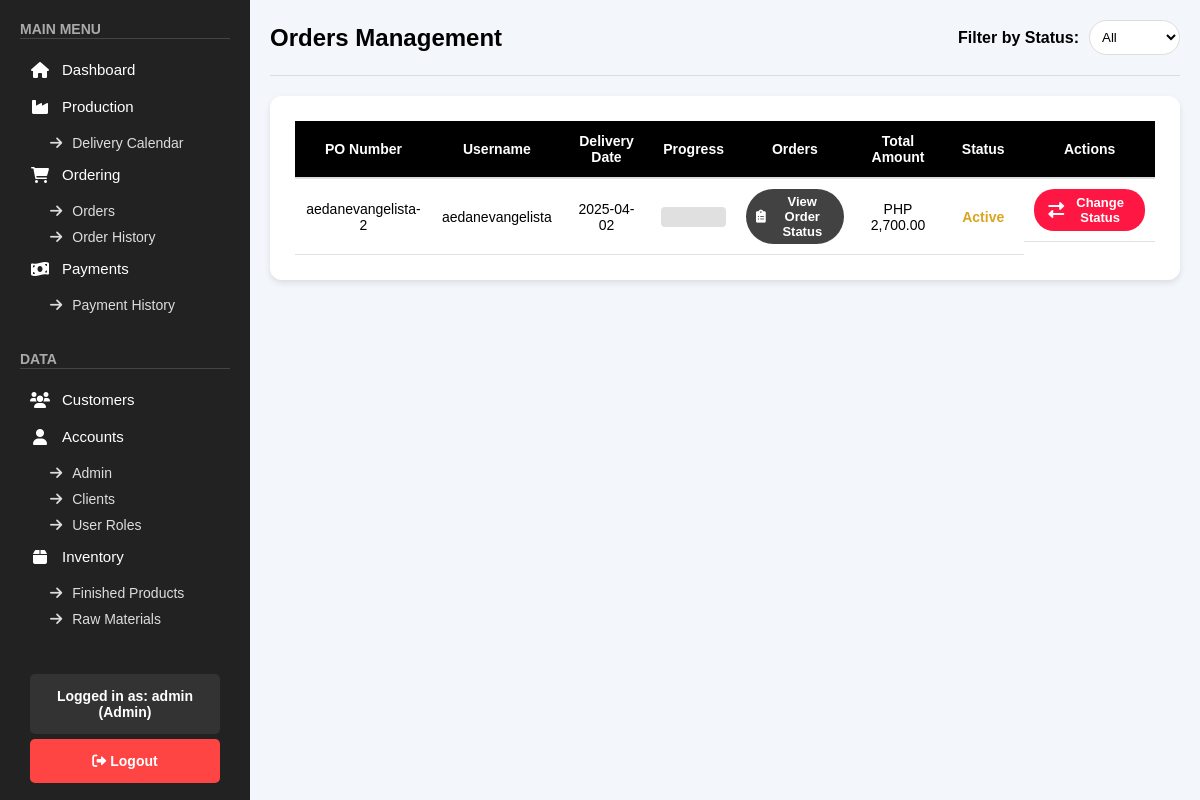
The page /public/pages/orders.php (signed in) on the database as committed earlier.
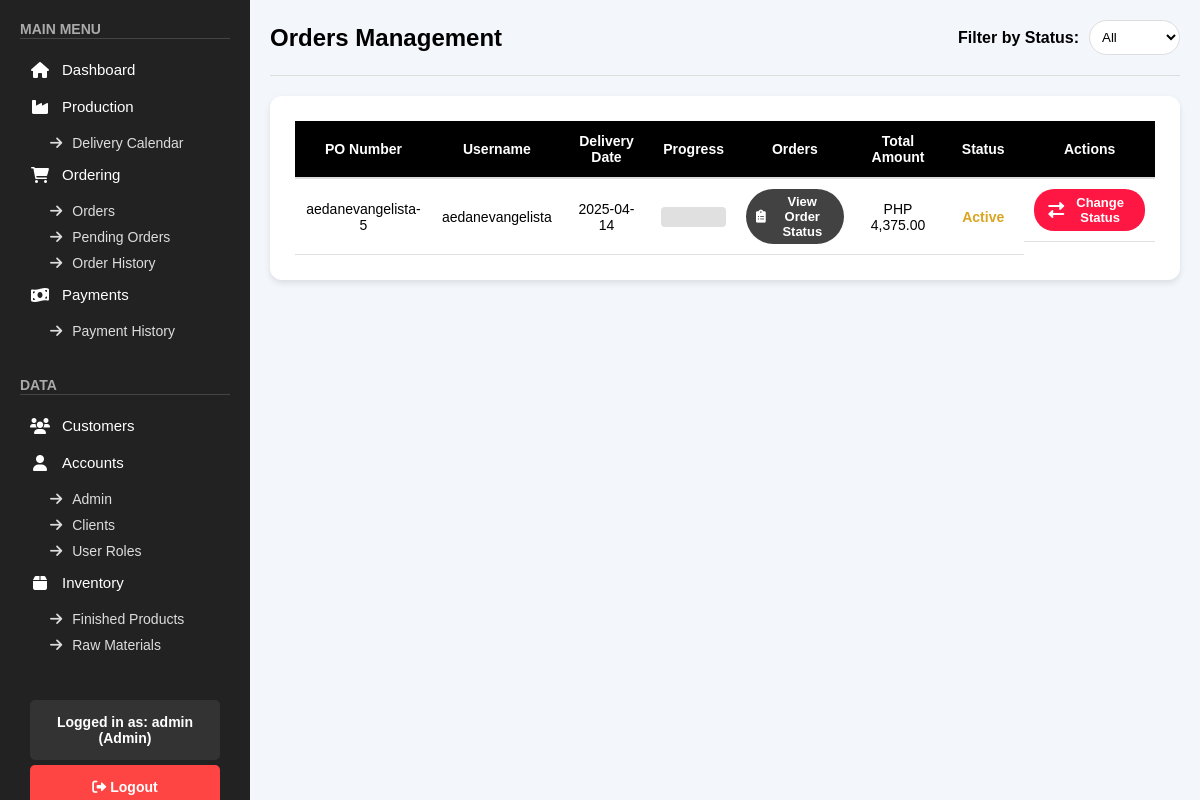
The same page on the database as committed later.
### tables this page shows
CREATE TABLE `orders` (
  `id` int(11) NOT NULL,
  `po_number` varchar(255) NOT NULL,
  `username` varchar(255) NOT NULL,
  `order_date` date NOT NULL,
  `delivery_date` date NOT NULL,
  `delivery_address` varchar(255) DEFAULT NULL,
  `orders` longtext DEFAULT NULL CHECK (json_valid(`orders`)),
  `total_amount` decimal(10,2) NOT NULL,
  `status` enum('Pending','Active','Rejected','Completed') NOT NULL DEFAULT 'Pending',
  `contact_number` varchar(20) DEFAULT NULL,
  `special_instructions` text DEFAULT NULL,
  `payment_method` varchar(50) DEFAULT NULL,
  `subtotal` decimal(10,2) DEFAULT 0.00,
  `delivery_fee` decimal(10,2) DEFAULT 0.00,
  `progress` int(11) DEFAULT 0,
  `completed_items` longtext DEFAULT NULL
);

### public/pages/orders.php (the view, shortened to what the changed rows need)
<?php
include "../../backend/check_role.php";
$orders = [];
$sql = "SELECT po_number, username, order_date, delivery_date, delivery_address, orders, total_amount, status, progress FROM orders WHERE status IN ('Active', 'Rejected')";
$sql .= " ORDER BY
          CASE
              WHEN status = 'Active' THEN 1
              WHEN status = 'Rejected' THEN 2
              ELSE 3
          END,
          delivery_date ASC";
$stmt = $conn->prepare($sql);
$stmt->execute();
$result = $stmt->get_result();
if ($result && $result->num_rows > 0) {
    while ($row = $result->fetch_assoc()) {
        $orders[] = $row;
    }
}
?>
<!DOCTYPE html>
<html lang="en">
<head>
    <link rel="stylesheet" href="/css/orders.css">
    <link rel="stylesheet" href="/css/sidebar.css">
    <link rel="stylesheet" href="/css/toast.css">
    <link rel="stylesheet" href="https://cdnjs.cloudflare.com/ajax/libs/font-awesome/6.0.0/css/all.min.css">
    <link rel="stylesheet" href="https://code.jquery.com/ui/1.12.1/themes/base/jquery-ui.css">
</head>
<body>
    <?php include '../sidebar.php'; ?>
    <div class="main-content">
        <div class="orders-header">
            <h1>Orders Management</h1>
        </div>
        <div class="orders-table-container">
            <table class="orders-table">
                <thead>
                    <tr>
                        <th>PO Number</th>
                        <th>Username</th>
                        <th>Delivery Date</th>
                        <th>Progress</th>
                        <th>Orders</th>
                        <th>Total Amount</th>
                        <th>Status</th>
                        <th>Actions</th>
                    </tr>
                </thead>
                <tbody>
                    <?php if (count($orders) > 0): ?>
                        <?php foreach ($orders as $order): ?>
                            <tr>
                                <td><?= htmlspecialchars($order['po_number']) ?></td>
                                <td><?= htmlspecialchars($order['username']) ?></td>
                                <td><?= htmlspecialchars($order['delivery_date']) ?></td>
                                <td>
                                    <div class="progress-bar-container">
                                    </div>
                                </td>
                                <td>
                                    <button class="view-orders-btn" onclick="viewOrderDetails('<?= htmlspecialchars($order['po_number']) ?>')">
                                        <i class="fas fa-clipboard-list"></i>
                                        View Order Status
                                    </button>
                                </td>
                                <td>PHP <?= htmlspecialchars(number_format($order['total_amount'], 2)) ?></td>
                                <td>
                                    <?php
                                    $statusClass = '';
                                    switch($order['status']) {
                                        case 'Active':
                                            $statusClass = 'status-active';
                                            break;
                                    }
                                    ?>
                                    <span class="status-badge <?= $statusClass ?>"><?= htmlspecialchars($order['status']) ?></span>
                                </td>
                                <td class="action-buttons">
                                    <button class="status-btn" onclick="openStatusModal('<?= htmlspecialchars($order['po_number']) ?>', '<?= htmlspecialchars($order['username']) ?>')">
                                        <i class="fas fa-exchange-alt"></i> Change Status
                                    </button>
                                </td>
                            </tr>
                        <?php endforeach; ?>
                    <?php else: ?>
                        <tr>
                            <td colspan="8" class="no-orders">No orders found.</td>
                        </tr>
                    <?php endif; ?>
                </tbody>
            </table>
        </div>
    </div>
</body>
</html>

### public/sidebar.php (shortened to what the changed rows need)
<?php
include_once "../../backend/check_role.php";
if (isset($_SESSION['admin_user_id'])) {
    $role = $_SESSION['admin_role'] ?? 'guest';
} else if (isset($_SESSION['client_user_id'])) {
    $username = $_SESSION['client_username'] ?? 'Guest';
    $role = $_SESSION['client_role'] ?? 'guest';
} else {
    $username = $_SESSION['username'] ?? 'Guest';
    $role = $_SESSION['role'] ?? 'guest';
}
$stmt = $conn->prepare("SELECT pages FROM roles WHERE role_name = ? AND status = 'active'");
$stmt->bind_param("s", $role);
$stmt->execute();
$stmt->bind_result($pages);
$allowedPages = array_map('trim', explode(',', $pages));
?>
<div class="sidebar">
    <div>
        <div class="menu-section">
            <?php if (in_array('Orders', $allowedPages) || in_array('Order History', $allowedPages) || in_array('Pending Orders', $allowedPages)): ?>
                <div class="submenu">
                    <div class="submenu-items">
                        <?php if (in_array('Orders', $allowedPages)): ?>
                            <a href="/public/pages/orders.php" class="submenu-item">
                                <i class="fas fa-arrow-right"></i> Orders
                            </a>
                        <?php endif; ?>
                        <?php if (in_array('Pending Orders', $allowedPages)): ?>
                            <a href="/public/pages/pending_orders.php" class="submenu-item">
                                <i class="fas fa-arrow-right"></i> Pending Orders
                            </a>
                        <?php endif; ?>
                        <?php if (in_array('Order History', $allowedPages)): ?>
                            <a href="/public/pages/order_history.php" class="submenu-item">
                                <i class="fas fa-arrow-right"></i> Order History
                            </a>
                        <?php endif; ?>
                    </div>
                </div>
            <?php endif; ?>
        </div>
    </div>
</div>

Rows that differ between the two databases and show on the page:
no longer on this page (row edited): orders: po_number "aedanevangelista-2", username "aedanevangelista", delivery_date "2025-04-02", total_amount "2,700.00", status "Active"
added orders: po_number "aedanevangelista-5", username "aedanevangelista", delivery_date "2025-04-14", total_amount "4,375.00", status "Active"
Other text that changed with them:
text now shown: "Pending Orders"
